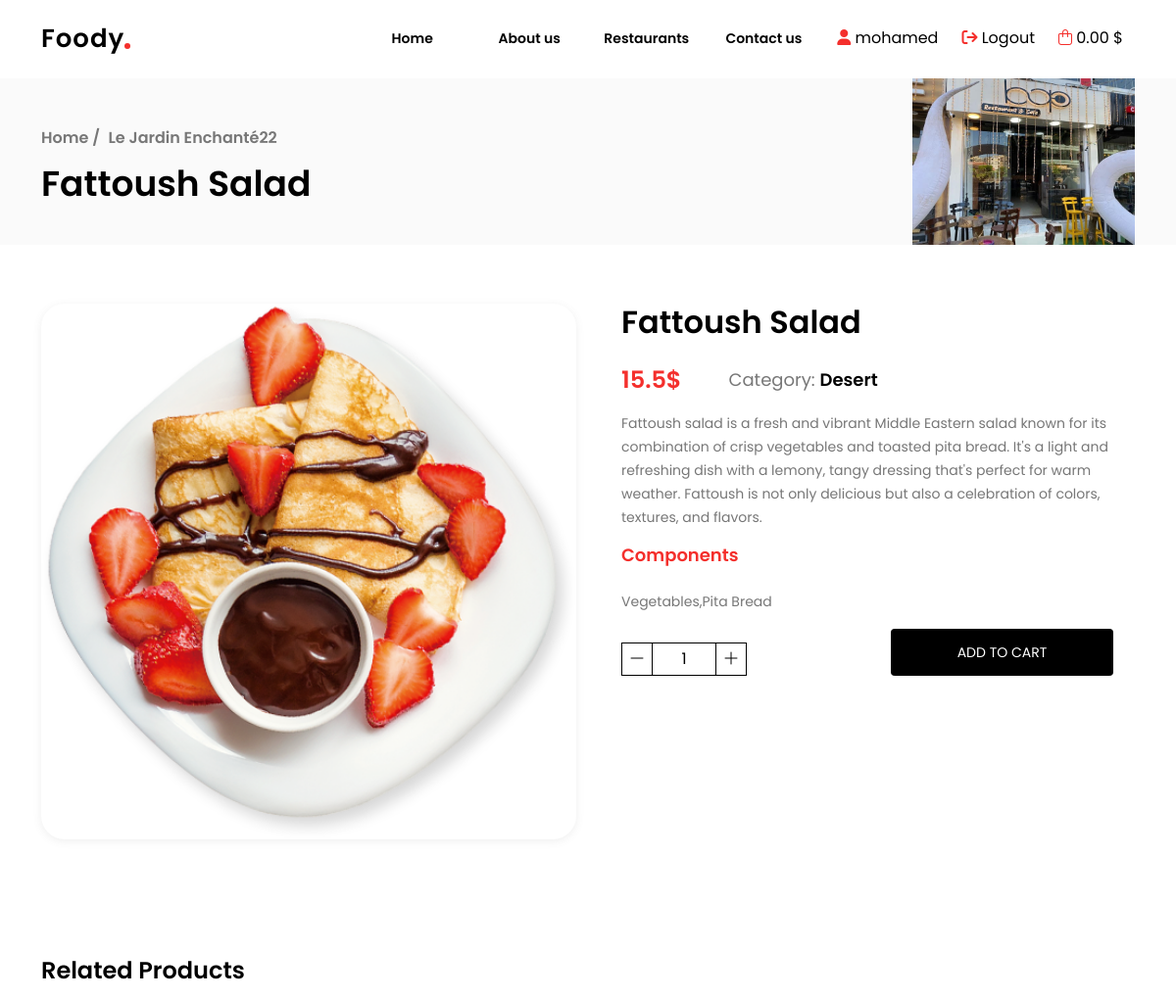
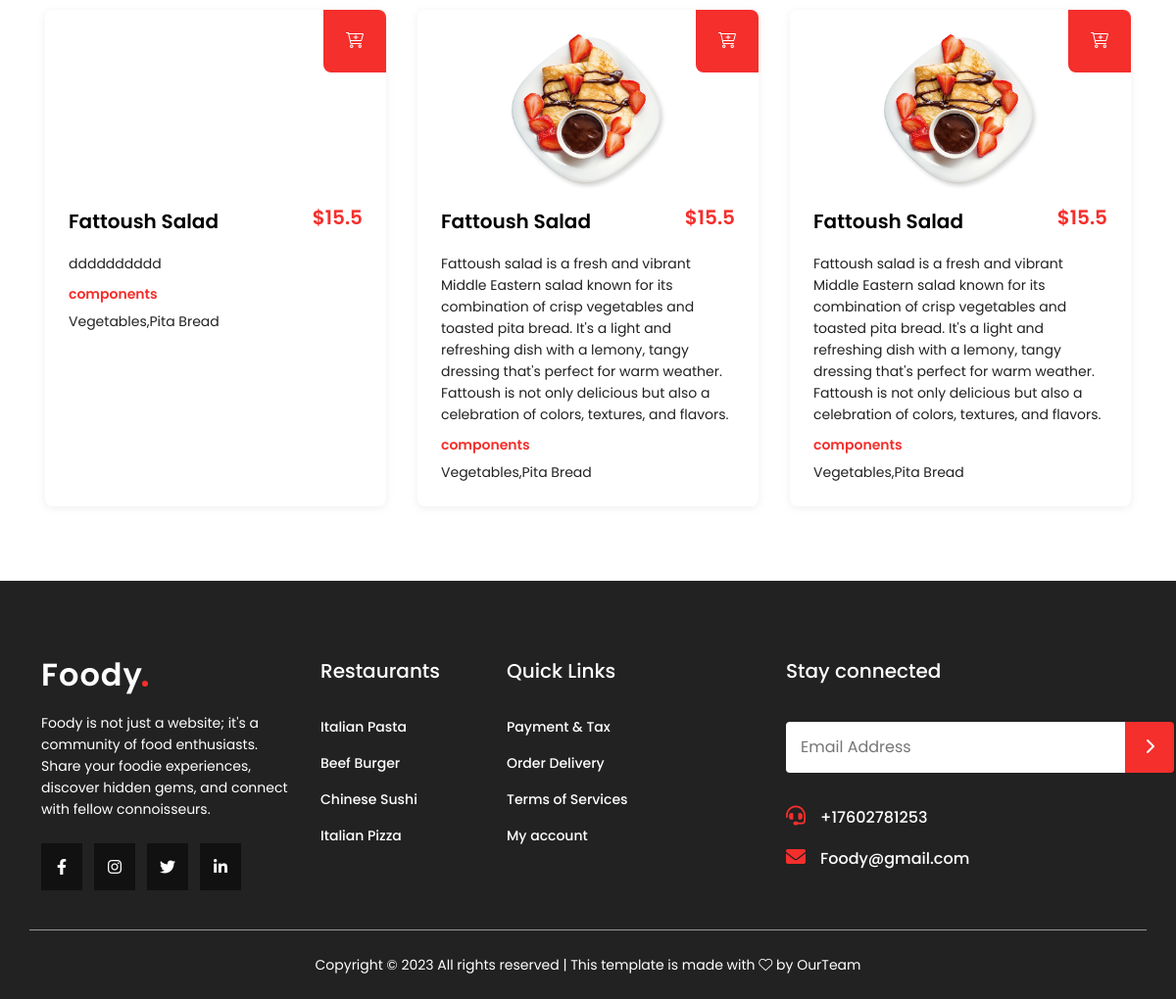
Screenshot of /product-details.php?id=2 (signed in) with the database file from the repository (2 pictures, top to bottom).
### tables this page shows
CREATE TABLE `restaurants` (
  `restaurant_id` int(11) NOT NULL,
  `restaurant_name` varchar(200) NOT NULL,
  `restaurant_address` text NOT NULL,
  `restaurant_phone` varchar(100) NOT NULL,
  `restaurant_username` varchar(250) NOT NULL,
  `restaurant_password` varchar(250) NOT NULL,
  `city_id` int(11) NOT NULL,
  `restaurant_image` varchar(500) NOT NULL
);

CREATE TABLE `menu_item` (
  `item_id` int(11) NOT NULL,
  `restaurant_id` int(11) NOT NULL,
  `item_name` varchar(300) NOT NULL,
  `item_description` text NOT NULL,
  `item_price` double NOT NULL,
  `item_ingredients` text NOT NULL,
  `item_image` varchar(500) NOT NULL,
  `cat_id` int(11) NOT NULL
);

CREATE TABLE `menu_categories` (
  `cat_id` int(11) NOT NULL,
  `cat_name` varchar(250) NOT NULL,
  `restaurant_id` int(11) NOT NULL,
  `cat_image` varchar(500) NOT NULL
);

### helper.php (called while the page is built, shortened)
<?php
if (!function_exists('runQuery')) {
    function runQuery($query)
    {
        $servername = "localhost";
        $username = "root";
        $password = "";
        $database = "resturants";
        $conn = new mysqli($servername, $username, $password, $database);
        $conn->set_charset("utf8");
        return $conn->query($query);
    }
}
if (!function_exists('runOneQuery')) {
    function runOneQuery($query)
    {
        $servername = "localhost";
        $username = "root";
        $password = "";
        $database = "resturants";
        $conn = new mysqli($servername, $username, $password, $database);
        return $conn->query($query)->fetch_assoc();
    }
}

### product-details.php (the view, shortened to what this page needs)
<?php
require 'helper.php';
$selectTheProductSql = "SELECT * FROM menu_item WHERE item_id = {$_GET['id']}";
$selectTheProductResult = runQuery($selectTheProductSql);
$selectTheProductResult = $selectTheProductResult->fetch_assoc();
$categoryResult = runOneQuery("SELECT * FROM menu_categories WHERE cat_id = {$selectTheProductResult['cat_id']}");
$restaurantResult = runOneQuery("SELECT * FROM restaurants WHERE restaurant_id = {$selectTheProductResult['restaurant_id']}");
$customer_id = $_SESSION['user']['Customer_id'];
$item_id = $_GET['id'] ?? 0;
$selectCountSql = "SELECT * FROM `cart` where `customer_id` = $customer_id And `item_id` = {$item_id}";
$selectCountResult = runQuery($selectCountSql);
$selectCountOne = $selectCountResult->fetch_assoc();
$selectAnotherProductsSql = "SELECT * FROM menu_item WHERE item_id != {$_GET['id']} AND cat_id = {$categoryResult['cat_id']} ORDER BY RAND() LIMIT 3";
$selectAnotherProductsResult = runQuery($selectAnotherProductsSql);
?>
<!DOCTYPE html>
<html lang="en">
<head>
    <?php
    require_once 'layout/assets/css.php'
    ?>
</head>
<body>
<?php
require_once 'layout/inc/header.php'
?>
<main>
    <section class="section_header">
        <div class="container d-flex justify-content-between">
            <div class="navigation">
                <h2>
                    <a href="index.php">Home /</a>
                    <a href="restaurant.php?id=<?php echo $restaurantResult['restaurant_id'] ?>"><?php echo $restaurantResult['restaurant_name'] ?></a>
                    <br> <?php echo $selectTheProductResult['item_name'] ?>
                </h2>
            </div>
            <div class="thumb_img">
                <img src="<?php echo $restaurantResult['restaurant_image'] ?>" alt="thumb">
            </div>
        </div>
    </section>
    <section class="product-details-section">
        <div class="container">
            <div class="row justify-content-between">
                <div class="col-lg-6 col-12">
                    <div class="image">
                        <img src="<?php echo $selectTheProductResult['item_image'] ?>" alt="product-details">
                    </div>
                </div>
                <div class="col-lg-6 col-12">
                    <div class="pro_overview">
                        <h3><?php echo $selectTheProductResult['item_name'] ?></h3>
                        <div class="d-flex gap-5 align-items-center">
                            <h4><?php echo $selectTheProductResult['item_price'] ?>$</h4>
                            <p class="category">Category: <span><?php echo $categoryResult['cat_name'] ?></span></p>
                        </div>
                        <p>
                            <?php echo $selectTheProductResult['item_description'] ?>
                        </p>
                        <h6>
                            Components
                        </h6>
                        <p>
                            <?php echo $selectTheProductResult['item_ingredients'] ?>
                        </p>
                        <form action="add-to-cart.php">
                            <div class="d-flex align-items-end gap-5">
                                <div class="quantity">
                                    <button type="button" class="cartButton"
                                            data-id="<?php echo $selectTheProductResult['item_id'] ?>"
                                            data-type="minus">
                                        <i class="fa-sharp fa-light fa-minus"></i>
                                    </button>
                                    <input type="number" id="cartInput<?php echo $selectTheProductResult['item_id'] ?>"
                                           value="<?php echo $selectCountOne['qty'] ?? 1 ?>" name="qty" min="0" max="99"
                                           step="1"/>
                                    <button type="button" class="cartButton"
                                            data-id="<?php echo $selectTheProductResult['item_id'] ?>" data-type="plus">
                                        <i class="fa-sharp fa-light fa-plus"></i>
                                    </button>
                                </div>
                                <div class="add_cart">
                                    <button type="submit">
                                        <?php
                                        echo $selectCountResult->num_rows > 0 ? 'Update The CART' : 'ADD TO CART';
                                        ?>
                                    </button>
                                </div>
                            </div>
                        </form>
                    </div>
                </div>
            </div>
        </div>
    </section>
    <section class="related_products">
        <div class="container">
            <h2>Related Products</h2>
            <div class="row">
                <?php
                if ($selectAnotherProductsResult->num_rows > 0) {
                    while ($row = $selectAnotherProductsResult->fetch_assoc()) {
                        ?>
                        <div class="col-lg-4 col-md-6 col-12 p-3">
                            <div class="product-card">
                                <span>
                                    <a href="add-to-cart.php?id=<?php echo $row['item_id'] ?>" style="color: white">
                                       <i class="fa-light fa-cart-plus"></i>
                                    </a>
                            </span>
                                <a href="product-details.php?id=<?php echo $row['item_id'] ?>" class="pro_img">
                                    <img src="<?php echo $row['item_image'] ?>" alt="">
                                </a>
                                <div class="pro_info">
                                    <a href="product-details.php?id=<?php echo $row['item_id'] ?>"><?php echo $row['item_name'] ?></a>
                                    <h4>$<?php echo $row['item_price'] ?></h4>
                                </div>
                                <div class="pro_description">
                                    <p>
                                        <?php echo $row['item_description'] ?>
                                    </p>
                                    <h6>components</h6>
                                    <p><?php echo $row['item_ingredients'] ?></p>
                                </div>
                            </div>
                        </div>
                        <?php
                    }
                }
                ?>
            </div>
        </div>
    </section>
</main>
<?php
require_once 'layout/inc/footer.php'
?>
</body>
</html>

### assets/css/style.css (style rules this page uses)
* { margin: 0; padding: 0; line-height: 32px; box-sizing: border-box; scroll-behavior: smooth; font-family: "Poppins", sans-serif; -webkit-tap-highlight-color: transparent; }
body { overflow-x: hidden; position: relative; }
a { text-decoration: none; }
p { margin: 0; }
main .section_header { height: 250px; background: #fafafa; padding-top: 80px; }
main .section_header .container { height: 100%; }
main .section_header .container .navigation { height: 100%; display: flex; align-items: center; }
main .section_header .container .navigation h2 { font-size: 36px; color: #000; line-height: 54px; font-weight: 600; }
main .section_header .container .navigation h2 a { font-size: 16px; color: #777777; }
main .section_header .container .thumb_img { height: 100%; display: flex; align-items: center; justify-content: center; }
main .section_header .container .thumb_img img { height: 170px; }
main .related_products { padding: 60px 16px; }
main .related_products h2 { font-size: 24px; color: #000; font-weight: 600; }
main .product-details-section { padding: 60px 16px; }
main .product-details-section .image { width: 100%; border-radius: 24px; overflow: hidden; box-shadow: rgba(99, 99, 99, 0.1) 0px 2px 8px 0px; }
main .product-details-section .image img { width: 100%; -o-object-fit: contain; object-fit: contain; }
main .product-details-section .pro_overview { padding: 0 22px; display: flex; flex-direction: column; gap: 16px; }
main .product-details-section .pro_overview h3 { font-size: 32px; color: #000; font-weight: 600; }
main .product-details-section .pro_overview h4 { font-weight: 600; font-size: 24px; color: #f42f2c; margin: 0; }
main .product-details-section .pro_overview p { font-size: 14px; color: #777777; line-height: 24px; }
main .product-details-section .pro_overview .category { font-size: 18px; line-height: 32px; color: #777777; }
main .product-details-section .pro_overview .category span { color: #000; font-weight: 600; }
main .product-details-section .pro_overview h6 { color: #f42f2c; font-size: 18px; font-weight: 600; }
main .product-details-section .pro_overview .add_cart { height: 100%; width: 100%; }
main .product-details-section .pro_overview .add_cart button { padding: 8px 12px; width: 100%; background: #000; border-radius: 4px; color: white; font-size: 14px; outline: none; border: none; transition: all 0.3s ease-in-out; }
.product-card { box-shadow: rgba(99, 99, 99, 0.1) 0px 2px 8px 0px; height: 100%; padding: 24px; display: flex; gap: 16px; flex-direction: column; border-radius: 8px; position: relative; }
.product-card span { position: absolute; top: 0; right: 0; display: flex; align-items: center; justify-content: center; width: 64px; height: 64px; border-radius: 0 8px 0 8px; background: #f42f2c; color: #fff; transition: all 0.3s ease-in-out; }
.product-card .pro_img { width: 100%; display: flex; align-items: center; justify-content: center; }
.product-card .pro_img img { height: 160px; }
.product-card .pro_info { display: flex; align-items: center; justify-content: space-between; }
.product-card .pro_info a { font-size: 20px; color: #000; font-weight: 600; }
.product-card .pro_info h4 { font-size: 20px; font-weight: 600; color: #f42f2c; }
.product-card .pro_description p { font-size: 14px; color: #222; line-height: 22px; }
.product-card .pro_description h6 { font-size: 14px; color: #f42f2c; font-weight: 600; margin-top: 12px; }
.quantity { display: flex; align-items: center; width: 100%; height: 100%; }
.quantity button { width: 32px; border: none; background: none; outline: none; border: 1px solid #000; }
.quantity button i { color: #000; }
.quantity input { text-align: center; border: none; background: none; outline: none; border-top: 1px solid #000; border-bottom: 1px solid #000; width: 64px; }

### rows the page displays
restaurants: restaurant_name "Le Jardin Enchanté22", restaurant_image (picture)
menu_item: item_name "Fattoush Salad", item_image (picture), item_price "15.5", item_description "Fattoush salad is a fresh and vibrant Middle Eastern salad known for its combination of crisp vegetables and toasted pita bread. It's a light and refreshing dish with a lemony, tangy dressing that's perfect for warm weather. Fattoush is not only delicious but also a celebration of colors, textures, and flavors.", item_ingredients "Vegetables,Pita Bread"
menu_categories: cat_name "Desert"
menu_item: item_name "Fattoush Salad", item_price "15.5", item_description "dddddddddd", item_ingredients "Vegetables,Pita Bread"
menu_item: item_image (picture), item_name "Fattoush Salad", item_price "15.5", item_description "Fattoush salad is a fresh and vibrant Middle Eastern salad known for its combination of crisp vegetables and toasted pita bread. It's a light and refreshing dish with a lemony, tangy dressing that's perfect for warm weather. Fattoush is not only delicious but also a celebration of colors, textures, and flavors.", item_ingredients "Vegetables,Pita Bread"
menu_item: item_image (picture), item_name "Fattoush Salad", item_price "15.5", item_description "Fattoush salad is a fresh and vibrant Middle Eastern salad known for its combination of crisp vegetables and toasted pita bread. It's a light and refreshing dish with a lemony, tangy dressing that's perfect for warm weather. Fattoush is not only delicious but also a celebration of colors, textures, and flavors.", item_ingredients "Vegetables,Pita Bread"

### other values shown
$_SESSION['user']['Customer_name'] "mohamed"
$selectAllCartResult['total_price'] "0.00"
